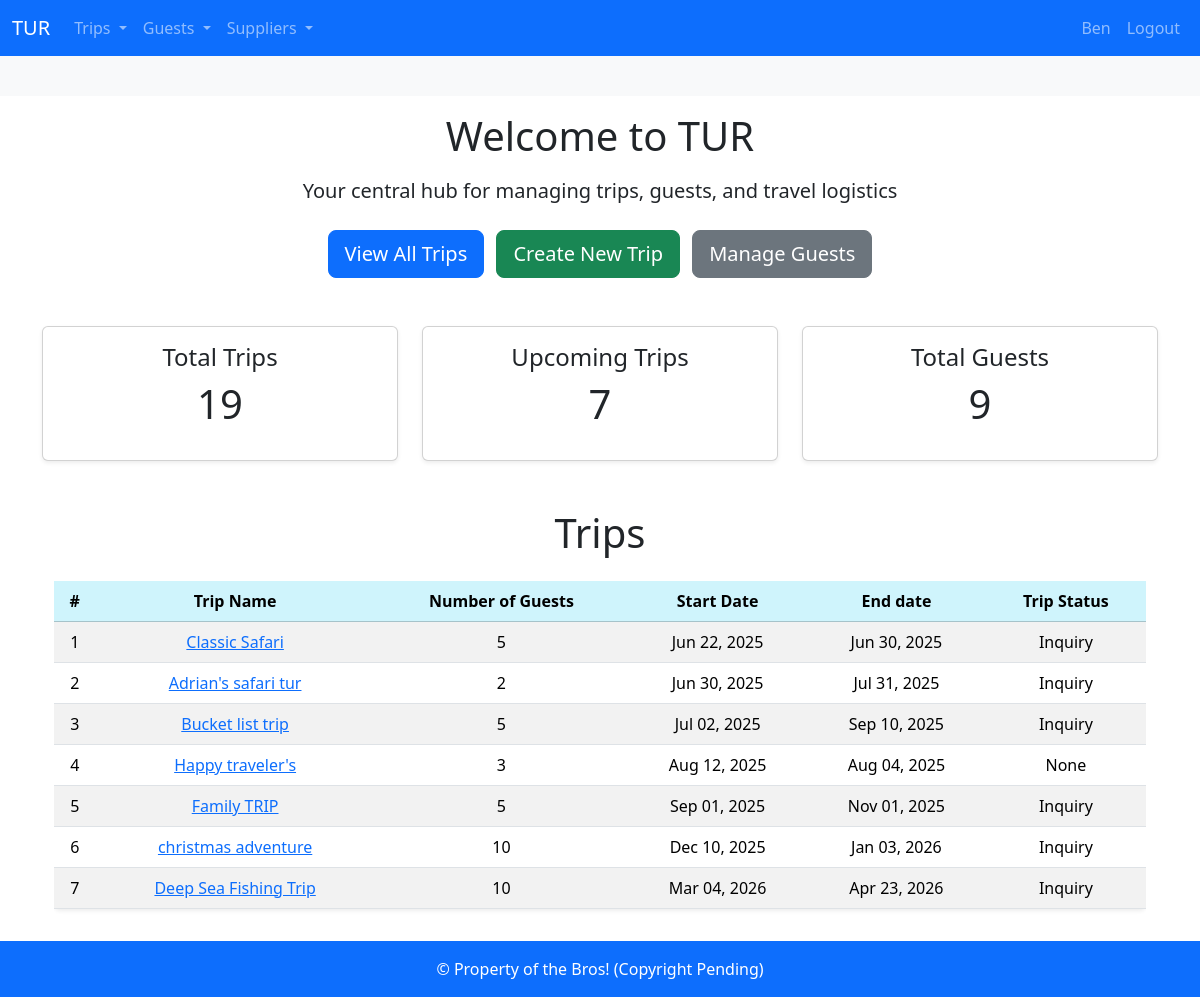
The app's page / (signed in), older data.
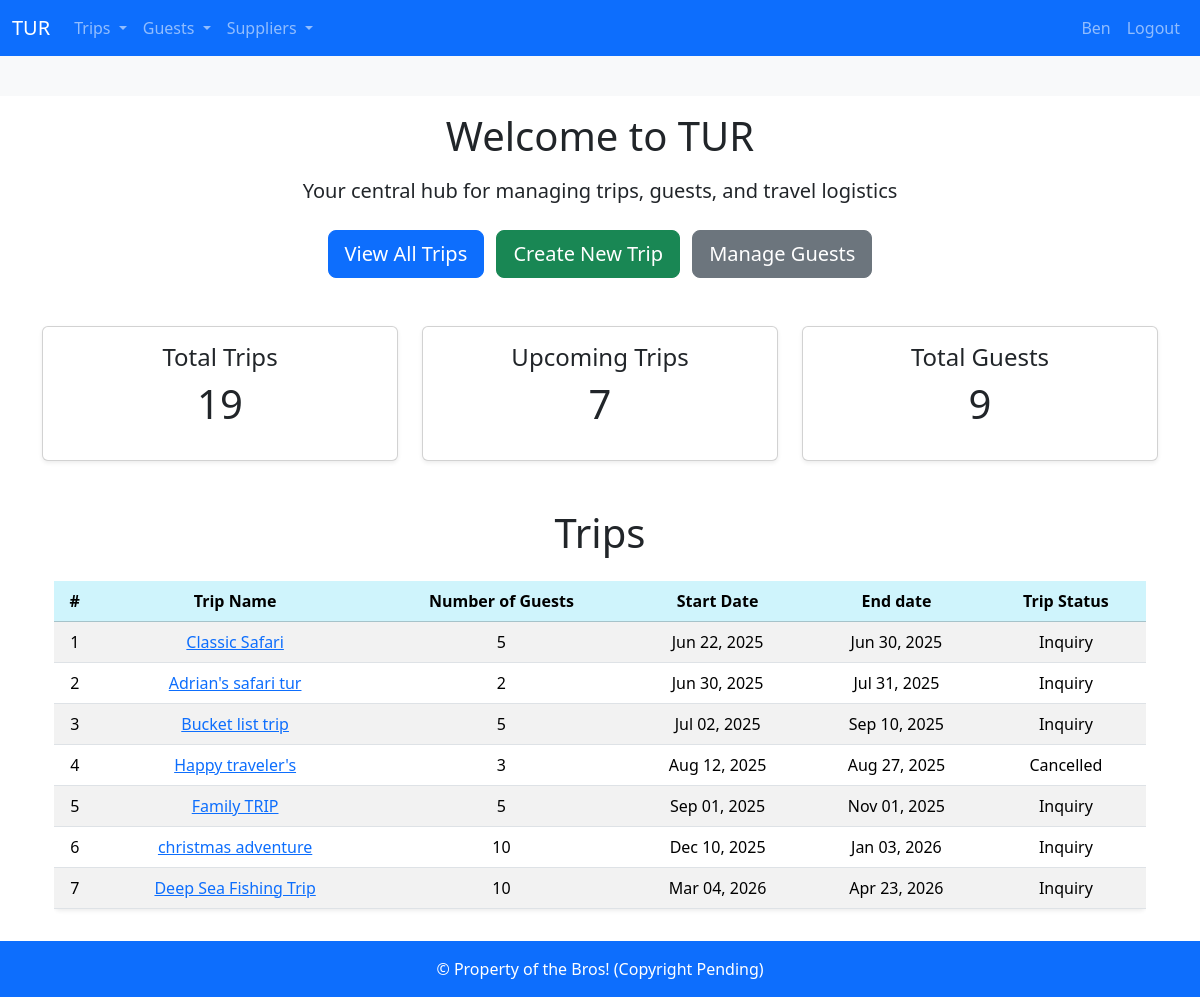
The same page, newer data.
### booking_system/models.py (models this page shows, shortened)
class Trip(models.Model):
    name = models.CharField(max_length=64)
    number_of_guests = models.IntegerField()
    guests = models.ManyToManyField(Guest, related_name="trips", blank=True)
    start_date = models.DateField()
    end_date = models.DateField()
    generated = models.ForeignKey(Generated, on_delete=models.SET_NULL, blank=True, null=True)
    agent = models.ForeignKey(Agent, on_delete=models.SET_NULL, blank=True, null=True)
    payment_status = models.ForeignKey(PaymentStatus, on_delete=models.PROTECT, blank=True, null=True)
    trip_status = models.ForeignKey(TripStatus, on_delete=models.PROTECT, blank=True, null=True)
    no_consultant = models.ForeignKey(
        Consultant, on_delete=models.PROTECT, null=True, blank=True, related_name="no_consultant_trips", verbose_name='Norwegian consultant')
    sa_consultant = models.ForeignKey(
        Consultant, on_delete=models.PROTECT, null=True, blank=True, related_name="sa_consultant_trips", verbose_name='South African consultant')
    note = models.TextField(blank=True, null=True)
    class Meta:
        ordering = ["start_date"]

class TripStatus(models.Model):
    title = models.CharField(max_length=255, unique=True)
    description = models.CharField(max_length=255, blank= True, null=True)
    class Meta:
        verbose_name_plural = "TripStatuses"
    def __str__(self):
        return self.title

### booking_system/views.py (the view)
# urls.py: 2. Add a URL to urlpatterns:  path('', views.home, name='home')
def home(request):
    total_trips = Trip.objects.count()
    trips = Trip.objects.filter(start_date__gte=timezone.now().date())[:10]
    upcoming_trips = trips.count()
    total_guests = Guest.objects.count()
    context = {
        'trips':trips,
        'total_trips': total_trips,
        'upcoming_trips': upcoming_trips,
        'total_guests': total_guests,
    }
    return render(request, 'home.html', context)

### booking_system/templates/home.html (shortened to what this page needs)
{%extends "base.html" %}
{% load static %}
{%block body %}
<figure class="text-center">
<figure class="text-center">
    <h1>Welcome to TUR </h1>
    <p class="lead mt-3">Your central hub for managing trips, guests, and travel logistics</p>
</figure>
{% if user.is_authenticated %}
  <div class="text-center mt-4 mb-5">
    <a href="{% url 'trips_overview' %}" class="btn btn-primary btn-lg me-2">View All Trips</a>
    <a href="{% url 'create_trip' %}" class="btn btn-success btn-lg me-2">Create New Trip</a>
    <a href="{% url 'guest_overview' %}" class="btn btn-secondary btn-lg">Manage Guests</a>
  </div>
  <div class="row text-center mt-5">
    <div class="col-md-4">
      <div class="card shadow-sm p-3">
        <h4>Total Trips</h4>
        <p class="display-6">{{ total_trips }}</p>
      </div>
    </div>
    <div class="col-md-4">
      <div class="card shadow-sm p-3">
        <h4>Upcoming Trips</h4>
        <p class="display-6">{{ upcoming_trips }}</p>
      </div>
    </div>
    <div class="col-md-4">
      <div class="card shadow-sm p-3">
        <h4>Total Guests</h4>
        <p class="display-6">{{ total_guests }}</p>
      </div>
    </div>
  </div>
  {% include "booking_system/partials/trip_list.html" %}
  {% else %}
  <p class="lead mt-3">Please login</p>
  <img src="{% static '/home_screen.png' %}" class="img-fluid" style="max-width:40vw;">
  {% endif %}
{%endblock body%}

### booking_system/templates/booking_system/partials/trip_list.html
<div class="container mt-5">
    <h1 class="mb-4"> Trips</h1>
    <div class="table-responsive">
        <table class="table table-striped table-hover shadow-sm rounded">
            <thead class="table-info">
                <tr>
                    <th>#</th>
                    <th>Trip Name</th>
                    <th>Number of Guests</th>
                    <th>Start Date</th>
                    <th>End date</th>
                    <th>Trip Status</th>
                </tr>
            </thead>
            <tbody>
                {% for trip in trips %}
                <tr class="position-relative">
                    <td>{{ forloop.counter }}</td>
                    <td>
                    <a href="{% url 'view_trip' trip.id %}">{{ trip.name }}</a>
                    </td>
                    <td>{{ trip.number_of_guests }}</td>
                    <td>{{ trip.start_date|date:"M d, Y" }}</td>
                    <td>{{ trip.end_date|date:"M d, Y" }}</td>
                    <td>{{ trip.trip_status}}</td>
                </tr>
                {% empty %}
                <tr>
                    <td colspan="5" class="text-center">No trips found.</td>
                </tr>
                {% endfor %}
            </tbody>
        </table>
    </div>
</div>

Row changes from the older to the newer data that the page shows:
changed Trip "Happy traveler's": end_date "Aug 04, 2025" → "Aug 27, 2025"; trip_status "None" → "Cancelled"
